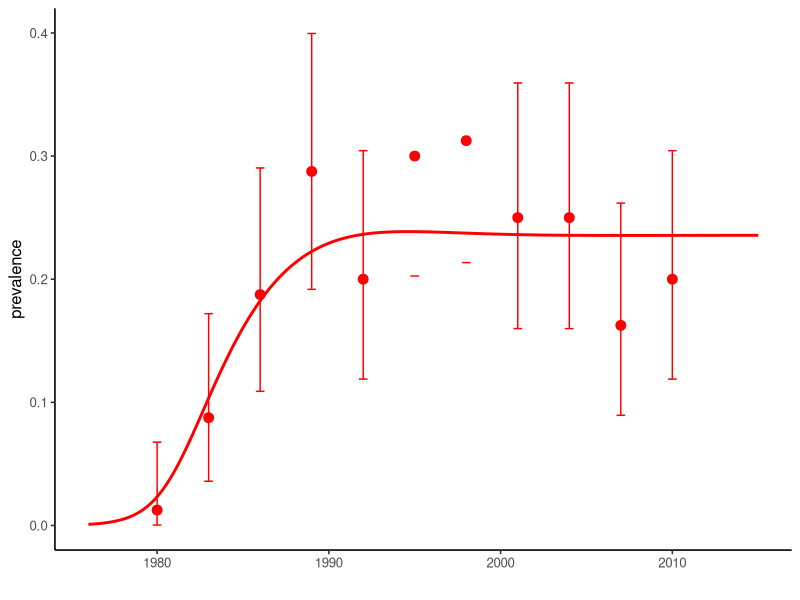
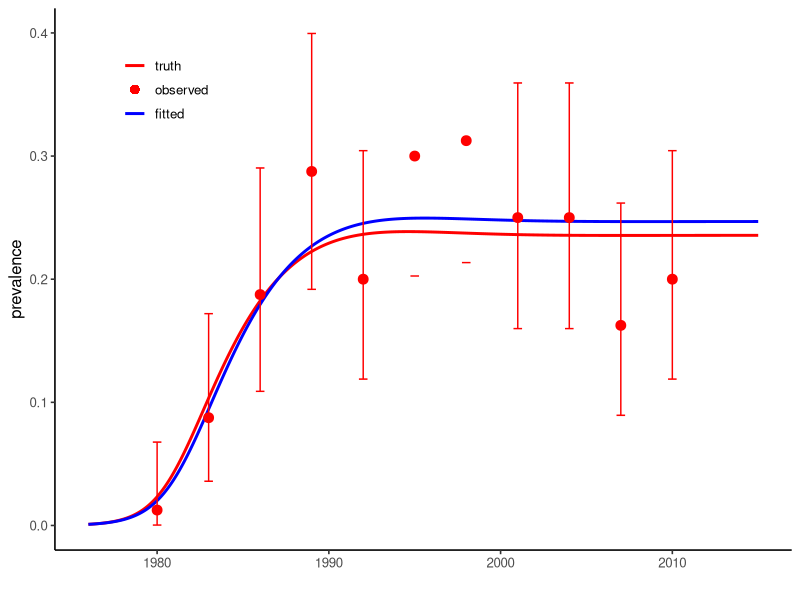
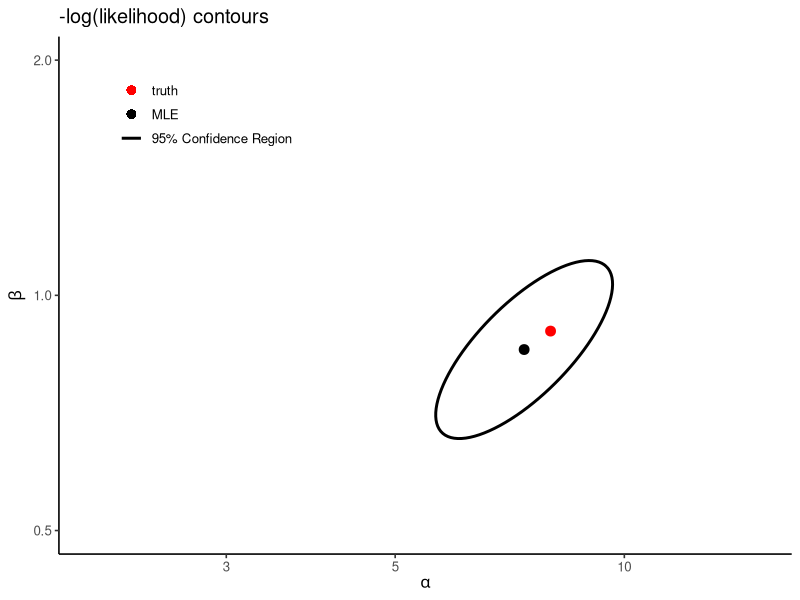
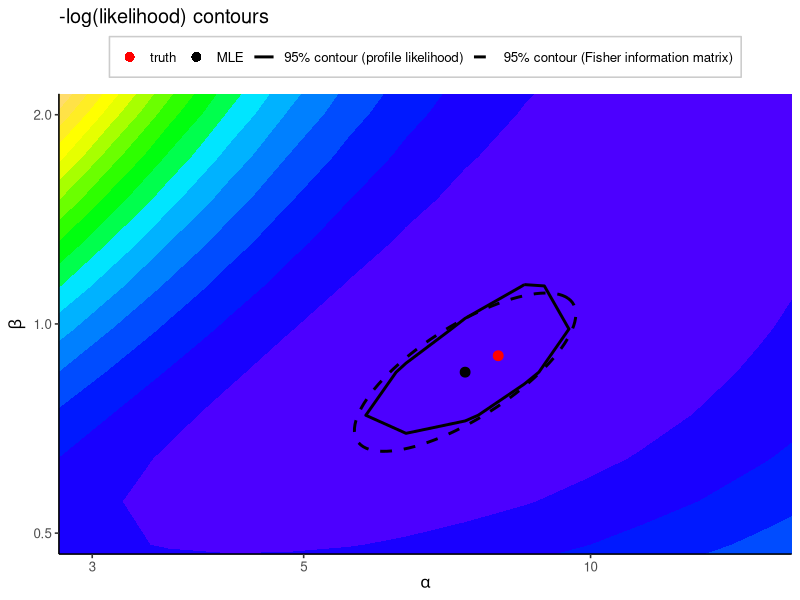

Source code (R) for these figures, in order:

## Introduction to Likelihood 2: Fitting an SI model to an HIV epidemic with Maximum Likelihood Estimation
## Clinic on the Meaningful Modeling of Epidemiological Data
## International Clinics on Infectious Disease Dynamics and Data (ICI3D) Program
## African Institute for Mathematical Sciences, Muizenberg, RSA
## (C) Steve Bellan, 2015, Seth Blumberg 2025

## By the end of this tutorial you should…

## * Understand how to simulate cross-sectional prevalence data around a simulated epidemic.
## * Calculate a binomial likelihood from these prevalence data and a fully specified epidemic model.
## * Use R's "optim" function to do multivariate optimization over transformed parameter space.
## * Understand the difference betweeen SANN and Nelder-Mead algorithms
## * Create 95% CIs and contours from the hessian matrix
## * Create 95% CIs and contours based on the likelihood ratio

library(boot); library(deSolve); library(ellipse); library(ggplot2);

## Function that makes a list of disease parameters with default values
disease_params <- function(Beta = 0.9 ## transmission coefficient when prevalence is 0
                           , alpha = 8 ## for transmission coefficient: decline with prevalence
                           , progRt = (1/10)*4 ## rate of of progression through each of the I classes, for 10 years total
                           , birthRt = .03 ## birth rate, 3% of people give birth per year
                           , deathRt = 1/60 ## 60 year natural life expectancy
){
  return(as.list(environment()))
}

disease_params()
disease_params(Beta = .2)

initPrev <- exp(-7) ## infected at start
tseqMonth <- seq(1976, 2015, by = 1/12)
init <- c(S=1-initPrev, I1=initPrev, I2=0, I3=0, I4=0, CI = 0, CD = 0) ## modeling proportion of population
Is <- paste0('I',1:4) ## for easy indexing

## Define the SI ODE model. This model is equivalent to the third model in the HIV in Harare tutorial
## 	(though some parameters may have different names)
SImod <- function(tt, yy, parms) with(c(parms,as.list(yy)), {
  ## State variables are: S, I1, I2, I3, I4
  ## derived quantitties
  I <- I1+I2+I3+I4           ## total infected
  N <- I + S                 ## total population
  transmissionCoef <- Beta * exp(-alpha * I/N) ## Infectious contact rate
  ## state variable derivatives (ODE system)
  deriv <- rep(NA,7)
  deriv[1] <-	birthRt*N - deathRt*S - transmissionCoef*S*I/N ## Instantaneous rate of change: Susceptibles
  deriv[2] <-	transmissionCoef*S*I/N - progRt*I1 - deathRt*I1 ## Instantaneous rate of change: Infection class I1
  deriv[3] <-	progRt*I1 - progRt*I2 - deathRt*I2 ## Instantaneous rate of change:  Infection class I2
  deriv[4] <-	progRt*I2 - progRt*I3 - deathRt*I3 ## Instantaneous rate of change: Infection class I3
  deriv[5] <-	progRt*I3 - progRt*I4 - deathRt*I4 ## Instantaneous rate of change: Infection class I4
  deriv[6] <-	transmissionCoef*S*I/N ## Instantaneous rate of change: Cumulative incidence
  deriv[7] <-	progRt*I4 ## Instantaneous rate of change: Cumulative mortality
  return(list(deriv))
})

## Function to run the deterministic model simulation, based on the ODE system defined in SImod().
simEpidemic <- function(init, tseq = tseqMonth, modFunction=SImod, parms = disease_params()) {
  simDat <- as.data.frame(lsoda(init, tseq, modFunction, parms=parms))
  simDat$I <- rowSums(simDat[, Is])
  simDat$N <- rowSums(simDat[, c('S',Is)])
  simDat$P <- with(simDat, I/N)
  return(simDat)
}

## Function to 'sample' the population:
## From a simulated epidemic, measure prevalence at several time points by drawing
## cross-sectional samples of individuals at each time, testing them, and then calculating sample
## prevalence and associated binomial confidence intervals

sampleEpidemic <- function(simDat # Simulated "data" which we treat as real
                           , sampleDates = seq(1980, 2010, by = 3) # Sample every 3 years
                           , numSamp = rep(80, length(sampleDates)) # Number of individuals sampled at each time point
){
  prev_at_sample_times <- simDat[simDat$time %in% sampleDates, 'P']
  numPos <- rbinom(length(numSamp), numSamp, prev_at_sample_times)
  lci <- mapply(function(x,n) binom.test(x,n)$conf.int[1], x = numPos, n = numSamp)
  uci <- mapply(function(x,n) binom.test(x,n)$conf.int[2], x = numPos, n = numSamp)
  return(data.frame(time = sampleDates, numPos, numSamp, sampPrev =  numPos/numSamp,
                    lci = lci, uci = uci))
}

## Run system of ODEs for "true" parameter values
trueParms <- disease_params() # Default model parameters are defined in lines 20-26
simDat <- simEpidemic(init, parms = trueParms) # Simulated epidemic (underlying process)

# Plot simulated prevalence through time:
## Take cross-sectional sample of individuals to get prevalence estimates at multiple time points:
set.seed(1) # Initiate the random number generator (so everyone's simulation looks the same)
myDat <- sampleEpidemic(simDat) # Simulate data from the sampling process (function defined above)

p1 <- ggplot() +
  geom_line(data = simDat, aes(x = time, y = P), color = 'red', linewidth = 1) +
  geom_errorbar(data = myDat, aes(x = time, ymin = lci, ymax = uci), color = 'red', width = 0.5) +
  geom_point(data = myDat, aes(x = time, y = sampPrev), color = 'red', size = 3) +
  ylim(0, 0.4) +
  labs(x = '', y = 'prevalence') +
  theme_classic(base_size = 12)
print(p1)

## To start, we need to write a likelihood function that gives the probability that a given parameter set
## (Beta, alpha values) would generate the observed data. Remember that we are assuming that there is some
## true underlying epidemic curve that is deterministic and the data we observe are only noisy
## because of sampling/observation error (not because the underlying curve is also
## noisy--i.e. process error--which would be particularly likely for epidemics in small populations).

## We assume binomial sampling errors. So we can write the -log-likelihood as the probability of
## observing the observed number positive out of each sample if the prevalence is the value generated by
## a model parameterized by a given set of parameters:

## Return the negative log of likelihood by convention
nllikelihood <- function(parms = disease_params(), obsDat=myDat) {
  simDat <- simEpidemic(init, parms=parms)
  ## What are the rows from our simulation at which we have observed data?
  matchedTimes <- simDat$time %in% obsDat$time
  nlls <- -dbinom(obsDat$numPos, obsDat$numSamp, prob = simDat$P[matchedTimes], log = T)
  return(sum(nlls))
}
nllikelihood(trueParms) ## loglikelihood of the true parameters (which we usually never know)
nllikelihood(disease_params(Beta = 3, alpha = 1))  ## vs some random guessed parameters

## First look up how optim() works. The more you read through the help
## file the easier this will be!!! In particular make sure you understand that
## the first argument of optim must be the initial values of the parameters to
## be fitted (i.e. Beta & alpha) and that any other parameters to be fixed are
## given as additional arguments (in the help file under "...")
## ?optim

## Since we need to be able to easily separate fitted and fixed parameters,
## let's make a function that takes fitted and fixed parameters together and
## puts them back in a parameter list (similar to the output of
## disease_params()). We also want it to be able to take logged parameter values
## and unlog them automatically back into the parameter list, so that we can fit
## on a log scale, but run our model with the unlogged values.
subsParms <- function(fit.params, fixed.params=disease_params()) {
  within(fixed.params, {
    loggedParms <- names(fit.params)[grepl('log_', names(fit.params))]
    unloggedParms <- names(fit.params)[!grepl('log_', names(fit.params))]
    for(nm in unloggedParms) assign(nm, as.numeric(fit.params[nm]))
    for(nm in loggedParms) assign(gsub('log_','',nm), exp(as.numeric(fit.params[nm])))
    rm(nm, loggedParms, unloggedParms)
  })
}
guess.params <- c(log_Beta = log(5), log_alpha = log(8))
subsParms(guess.params, disease_params())

## Make likelihood a function of fixed and fitted parameters.
objFXN <- function(fit.params ## paramters to fit
                   , fixed.params =disease_params() ## fixed paramters
                   , obsDat=myDat) {
  parms <- subsParms(fit.params, fixed.params)
  nllikelihood(parms, obsDat = obsDat) ## then call likelihood
}
objFXN(guess.params, disease_params())

## Select initial values for fitted parameters from which optimization routine
## will start. If you select bad initial values the algorithm can get stuck on a
## bad set of parameters. You can always try the true values as a starting point
## for this problem, although that's rarely possible in real problems.

init.pars <- c(log_alpha = log(30), log_Beta = log(.1))
## We will start with SANN optimization since it is stochastic and therefore
## less likely to get stuck in a local minima. But then finish with Nelder-Mead
## optimization which is much faster.

###  NOTE: for trace >0 you see more progress report, bigger numbers show more
###  update
trace <- 3

## SANN: This is stochastic, be CAREFUL -- sometimes it gets stuck at local minima
## for unreasonble parameters. If you see this happen, run it again!
optim.vals <- optim(par = init.pars
                    , objFXN
                    , fixed.params = disease_params()
                    , obsDat = myDat
                    , control = list(trace = trace, maxit = 150)
                    , method = "SANN")
exp(unname(optim.vals$par))
trueParms[c('alpha','Beta')]

## We feed the last parameters of SANN in as the first values of Nelder-Mead
optim.vals <- optim(par = optim.vals$par
                    , objFXN
                    , fixed.params = disease_params()
                    , obsDat = myDat
                    , control = list(trace = trace, maxit = 800, reltol = 10^-7)
                    , method = "Nelder-Mead"
                    , hessian = T)
optim.vals
MLEfits <- optim.vals$par
trueParms[c('alpha','Beta')]
exp(unname(MLEfits))

log_alpha.fit <- MLEfits["log_alpha"]
log_Beta.fit <- MLEfits["log_Beta"]

## Look at the output of optim. Understand what it means. Did the algorithm
## converge? Look at ?optim to understand it.

## Plot MLE fit time series
fitDat <- simEpidemic(init, parms = subsParms(optim.vals$par, trueParms))
p2 <- ggplot() +
  geom_line(data = simDat, aes(x = time, y = P, color = "truth"), linewidth = 1) +
  geom_line(data = fitDat, aes(x = time, y = P, color = "fitted"), linewidth = 1) +
  geom_errorbar(data = myDat, aes(x = time, ymin = lci, ymax = uci, color = "observed"), width = 0.5) +
  geom_point(data = myDat, aes(x = time, y = sampPrev, color = "observed"), size = 3) +
  scale_color_manual(name = NULL, 
                     values = c("truth" = "red", "observed" = "red", "fitted" = "blue"),
                     breaks = c("truth", "observed", "fitted")) +
  guides(color = guide_legend(override.aes = list(
    linetype = c("solid", "blank", "solid"),
    shape = c(NA, 16, NA)
  ))) +
  ylim(0, 0.4) +
  labs(x = '', y = 'prevalence') +
  theme_classic(base_size = 12) +
  theme(legend.position = c(0.15, 0.85),
        legend.background = element_blank(),
        legend.key = element_blank())
print(p2)

######################################################################
## Contour plots with the hessian
######################################################################
## The Hessian matrix gives you the curvature of the likelihood function at the maximum likelihood
## estimate (MLE) of the fitted parameters. In other words, it tells you the second derivative around
## MLE, which can be used to estimate the covariance variance matrix of the estimator. This estimate of
## the covariance varance matrix is known as the Fisher information matrix and can be obtained by
## inverting the Hessian.
fisherInfMatrix <- solve(optim.vals$hessian) ## invert the Hessian, to estimate the covar-var matrix of parameter estimates

## Initialize plot of parameters
ellipse_coords <- as.data.frame(exp(ellipse(fisherInfMatrix, centre = MLEfits, level = .95)))
colnames(ellipse_coords) <- c("alpha", "Beta")

p3 <- ggplot() +
  geom_point(data = data.frame(alpha = trueParms$alpha, Beta = trueParms$Beta),
             aes(x = alpha, y = Beta, color = "truth"), size = 3) +
  geom_point(data = data.frame(alpha = exp(MLEfits['log_alpha']), Beta = exp(MLEfits['log_Beta'])),
             aes(x = alpha, y = Beta, color = "MLE"), size = 3) +
  geom_path(data = ellipse_coords, aes(x = alpha, y = Beta, color = "95% Confidence Region"), linewidth = 1) +
  scale_x_log10() +
  scale_y_log10() +
  coord_cartesian(xlim = c(2, 15), ylim = c(0.5, 2)) +
  labs(x = expression(alpha), y = expression(beta), title = "-log(likelihood) contours") +
  scale_color_manual(name = NULL,
                     values = c("truth" = "red", "MLE" = "black", "95% Confidence Region" = "black"),
                     breaks = c("truth", "MLE", "95% Confidence Region")) +
  guides(color = guide_legend(override.aes = list(
    shape = c(16, 16, NA),
    linetype = c("blank", "blank", "solid")
  ))) +
  theme_classic(base_size = 12) +
  theme(legend.position = c(0.2, 0.85),
        legend.background = element_rect(fill = "white", color = NA),
        legend.key = element_blank())
print(p3)

######################################################################
## Contour plots with likelihood profiles
######################################################################
## With all other parameters fixed to their initial values, lets look at a
## contour likelihood plot over Beta and alpha.  To do this we write wrapper
## functions of log_Beta and log_alpha to feed to outer() and then
## contour(). This is confusing so make sure you understand every function.

## This function simply takes values log_Beta and log_alpha and feeds them into
## objFXN above as a single variable called logpars, you'll see why this is
## useful below.
objXalpha_Beta <- function(alpha, Beta, fixed.params = disease_params(), browse=F) {
  objFXN(fit.params = c(log_alpha = log(alpha), log_Beta = log(Beta))
         , fixed.params = fixed.params)
}


## Now instead of giving a single argument on the log scale we give 2
## on the untransformed scale.
objFXN(c(log_alpha = log(1/5), log_Beta = log(25)))
objXalpha_Beta(1/5, 25)

## If we try to give this function multiple values of alpha and Beta,
## however, it gets confused and only analyzes the first one.
objXalpha_Beta(c(1/5:8), 25:30)

## So we "Vectorize" this function so it can take in vectors of the parameters
## and return the output. objXalpha_BetaVEC then calls on objXalpha_Beta() to
## take xx,yy as pairwise values and returns objXalpha_Beta() for all pairs
objXalpha_BetaVEC <- Vectorize(objXalpha_Beta, list("alpha", "Beta"))

## Task: Explain how the following three lines are related.
objXalpha_Beta(25, 1/5)
objXalpha_Beta(26, 1/6)
objXalpha_Beta(8, .9)
objXalpha_BetaVEC(c(25:26), c(1/5,1/6))

## Now we use the R function outer() to evaluate objXalpha_BetaVEC() over a grid
## of {alpha, Beta} combinations. This can take a long time because we have to do
## res^2 evaluations of nllikelihood(), and recall that each time we do this we are
## running lsoda() inside simEpidemic()

## Grid resolution resXres, increasing it makes contours smoother but takes a lot longer
res <- 15

## Now create a sequence of alpha values for the grid
alpha.seq <- exp(seq(log_alpha.fit-1, log_alpha.fit+1, l = res))
alpha.seq

## Now create a sequence of Beta values for the grid
Beta.seq <- exp(seq(log_Beta.fit-1, log_Beta.fit + 1, l = res))
Beta.seq

## The function outer() now evaluates objXalpha_BetaVEC on this grid. ?outer
mat <- outer(alpha.seq, Beta.seq, objXalpha_BetaVEC) # this can take a long time

## Make a contour plot that shows the confidence regions in red.  Likelihood
## Ratio Test confidence regions use the chi squared distribution cutoff with
## degrees of freedom 2 (2 parameters)
ml.val <- optim.vals$value
conf.cutoff <- ml.val + qchisq(.95,2)/2

## Show likelihood contours
grid_df <- expand.grid(alpha = alpha.seq, Beta = Beta.seq)
grid_df$z <- as.vector(mat)
levels_val <- seq(min(mat), max(mat), l=20)
topo_colors_list <- topo.colors(length(levels_val) - 1)

p4 <- ggplot() +
  geom_contour_filled(data = grid_df, aes(x = alpha, y = Beta, z = z), breaks = levels_val) +
  scale_fill_manual(values = topo_colors_list, guide = "none") +
  geom_contour(data = grid_df, aes(x = alpha, y = Beta, z = z, color = "95% contour (profile likelihood)"),
               breaks = c(conf.cutoff), linewidth = 1) +
  geom_path(data = ellipse_coords, aes(x = alpha, y = Beta, color = "95% contour (Fisher information matrix)"),
            linetype = "dashed", linewidth = 1) +
  geom_point(data = data.frame(alpha = exp(log_alpha.fit), Beta = exp(log_Beta.fit)),
             aes(x = alpha, y = Beta, color = "MLE"), size = 3) +
  geom_point(data = data.frame(alpha = trueParms$alpha, Beta = trueParms$Beta),
             aes(x = alpha, y = Beta, color = "truth"), size = 3) +
  scale_x_log10() +
  scale_y_log10() +
  coord_cartesian(xlim = c(3, 15), ylim = c(0.5, 2)) +
  labs(x = expression(alpha), y = expression(beta), title = "-log(likelihood) contours") +
  scale_color_manual(name = NULL,
                     values = c("truth" = "red", "MLE" = "black",
                                "95% contour (profile likelihood)" = "black",
                                "95% contour (Fisher information matrix)" = "black"),
                     breaks = c("truth", "MLE", "95% contour (profile likelihood)", "95% contour (Fisher information matrix)")) +
  guides(color = guide_legend(override.aes = list(
    shape = c(16, 16, NA, NA),
    linetype = c("blank", "blank", "solid", "dashed")
  ))) +
  theme_classic(base_size = 12) +
  theme(legend.position = "top",
        legend.background = element_rect(fill = "white", color = "gray80"),
        legend.key = element_blank())
print(p4)

######################################################
# EXERCISES
#
# 1. Evaluate how the MLE estimate and confidence interval changes when there is more or lest observational noise.
# (Hint: Change the number of people sampled during each surveillance study in the sampleEpidemic function.)
#
# 2. Evaluate how the MLE estimate and confidence interval changes when the frequency of surveillance.
#
# 3. Evaluate how the MLE estimate and confidence changes when the model used
# to conduct the estimation differs from the 'true' model. Specifically, see what
# happens if you only use two boxcars in the model, rather than four.
# (Hint: You will need to make a new function for the model used to calculate the likelihood)
